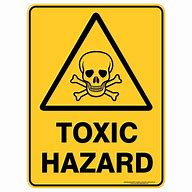
#> input picture images/image 1.jpg, 192 x 192 px
$ python create_dataset.py
#> lines starting #> are read from the running program, lines starting #| are printed output that depends on the picture
from PIL import Image, ImageDraw
import numpy as np
import cv2


def add_padding(image, up=0, down=0, left=0, right=0):
    """
    Add transparent padding to the input image.

    Args:
    image (PIL.Image.Image): Input image.
    up (int): Padding pixels to add to the top (upper). Default is 0.
    down (int): Padding pixels to add to the bottom (lower). Default is 0.
    left (int): Padding pixels to add to the left. Default is 0.
    right (int): Padding pixels to add to the right. Default is 0.

    Returns:
    PIL.Image.Image: Image with added transparent padding.
    """
    # Get input image dimensions
    width, height = image.size

    # Calculate new dimensions with padding
    new_width = width + left + right
    new_height = height + up + down

    # Create a new blank image with the new dimensions and fill it with transparent pixels
    padded_image = Image.new('RGBA', (new_width, new_height), color=(0, 0, 0, 0))

    # Paste the original image onto the padded image with the specified offsets
    padded_image.paste(image, (left, up))

    return padded_image


# [115 lines left out: functions shear_image, warp_perspective, not called in this run]


def draw_line(image, start_point, end_point, line_color=(0, 0, 255), thickness=2):
    """
    Draw a line on the image.

    Args:
    image (PIL.Image.Image): Input image.
    start_point (tuple): Tuple containing the coordinates of the start point (x, y).
    end_point (tuple): Tuple containing the coordinates of the end point (x, y).
    line_color (tuple): Tuple containing the RGB values of the line color. Default is red (255, 0, 0).
    thickness (int): Thickness of the line. Default is 1.

    Returns:
    PIL.Image.Image: Image with the drawn line.
    """
    # Create a draw object
    draw = ImageDraw.Draw(image)

    # Draw the line on the image
    draw.line([*start_point, *end_point], fill=line_color, width=thickness)

    return image


def shear_and_warp(image_path, shear_horizontal_angle, shear_vertical_angle, vertical_warp, horizontal_warp):
#> called with image_path = 'images/image 1.jpg', shear_horizontal_angle = 20, shear_vertical_angle = 20, vertical_warp = 1, horizontal_warp = 1
    image_arr = cv2.cvtColor(cv2.imread(image_path), cv2.COLOR_BGR2RGB)
    height, width = image_arr.shape[:2]
#> height = 192; width = 192

    # [9 lines of commented-out code are left out]
    mid_y = height // 2
#> mid_y = 96
    mid_x = width // 2
#> mid_x = 96
    dst_top_left = np.float32([0, 0])
    dst_top_right = np.float32([width, 0])
#> dst_top_right = [192, 0]
    dst_bottom_right = np.float32([width, height])
#> dst_bottom_right = [192, 192]
    dst_bottom_left = np.float32([0, height])
#> dst_bottom_left = [0, 192]

    if vertical_warp > 0:
        dst_top_right[1] = mid_y - mid_y * vertical_warp
        dst_bottom_right[1] = mid_y + mid_y * vertical_warp
    else:
        dst_top_left[1] = mid_y - abs(mid_y * vertical_warp)
        dst_bottom_left[1] = mid_y + abs(mid_y * vertical_warp)

    if horizontal_warp > 0:
        dst_top_right[0] = mid_x + mid_x * horizontal_warp
        dst_top_left[0] = mid_x - mid_x * horizontal_warp
    else:
        dst_bottom_right[0] = mid_x + mid_x * abs(horizontal_warp)
        dst_bottom_left[0] = mid_x - mid_x * abs(horizontal_warp)

    # Convert angles to radians
    shear_horizontal_radians = np.radians(shear_horizontal_angle)
    shear_vertical_radians = np.radians(shear_vertical_angle)

    up_pad, down_pad, left_pad, right_pad = 0, 0, 0, 0

    h_pad = abs(int(height * np.tan(shear_horizontal_radians)))
#> h_pad = 69
    v_pad = abs(int(width * np.tan(shear_vertical_radians)))
#> v_pad = 69

    if shear_vertical_angle > 0:
        up_pad = v_pad
#> up_pad = 69
        dst_top_left[1] += v_pad
        dst_bottom_left[1] += v_pad
    else:
        down_pad = v_pad
        dst_top_right[1] += v_pad
        dst_bottom_right[1] += v_pad

    if shear_horizontal_angle > 0:
        left_pad = h_pad
#> left_pad = 69
        dst_top_right[0] += h_pad
        dst_top_left[0] += h_pad
    else:
        right_pad = h_pad
        dst_bottom_right[0] += h_pad
        dst_bottom_left[0] += h_pad

    image_pil = add_padding(Image.fromarray(image_arr), up=up_pad, down=down_pad, left=left_pad, right=right_pad)
#> in add_padding, `padded_image = Image.new('RGBA', (new_width, new_height), color=(0, 0,..`: padded_image: PIL image 261x261 RGBA; every value is 0
#> in add_padding, `padded_image.paste(image, (left, up))`:
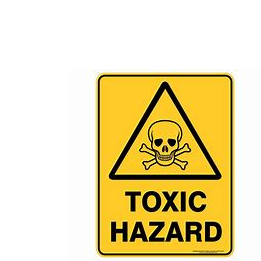
#> padded_image: PIL image 261x261 RGBA; mean R, G, B, A 116.4, 103.1, 57.6, 138; transparent parts drawn white

    # Define source points (corners of the input image)
    src_top_left = [left_pad, up_pad]
#> src_top_left = [69, 69]
    src_top_right = [width + left_pad, up_pad]
    src_bottom_right = [width + left_pad, height + up_pad]
    src_bottom_left = [left_pad, height + up_pad]

    src_pts = np.float32([src_top_left, src_top_right, src_bottom_right, src_bottom_left])

    new_width, new_height = width + h_pad, height + v_pad

    # Define destination points (adjusted for desired warping)
    points = [dst_top_left, dst_top_right, dst_bottom_right, dst_bottom_left]

    # Calculate perspective transform matrix
    transform_matrix = cv2.getPerspectiveTransform(src_pts, np.array([np.float32([x, y]) for x, y in points]))

    # Warp the image
    warped_image_arr = cv2.warpPerspective(np.array(image_pil), transform_matrix, (new_width, new_height))
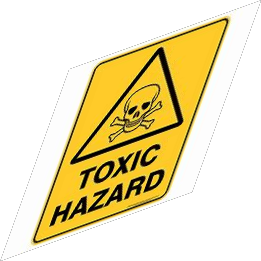
#> warped_image_arr: shape (261, 261, 4); mean R, G, B, A 101.4, 89.8, 50.2, 120.2; transparent parts drawn white

    warped_image_pil = Image.fromarray(warped_image_arr)

    for i, start_point in enumerate(points):
        if i == len(points) - 1:
            end_point = points[0]
        else:
            end_point = points[i + 1]
        # print(start_point, end_point)
        warped_image_pil = draw_line(warped_image_pil, start_point, end_point)
    return warped_image_pil


# Example usage:
input_image_path = 'images/image 1.jpg'

my_image = shear_and_warp(input_image_path, 20, 20, 1, 1)

# Display the original and sheared images
my_image.show()

$ run again, with images/image 2.jpg copied over images/image 1.jpg
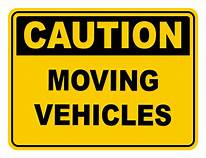
#> input picture images/image 2.jpg, 206 x 158 px
#> in add_padding, `padded_image.paste(image, (left, up))`:
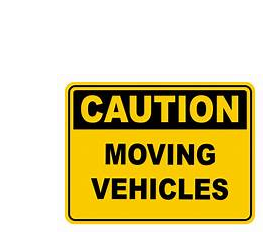
#> padded_image: PIL image 263x232 RGBA; mean R, G, B, A 98.7, 85.4, 29.5, 136; transparent parts drawn white
#> in shear_and_warp, `warped_image_arr = cv2.warpPerspective(np.array(image_pil), transform_..`:
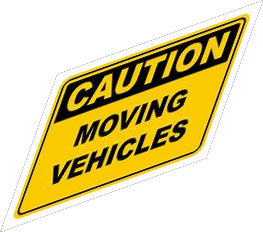
#> warped_image_arr: shape (232, 263, 4); mean R, G, B, A 85.9, 74.3, 25.7, 118.4; transparent parts drawn white

$ run again, with images/bulaya.webp saved as images/image 1.jpg
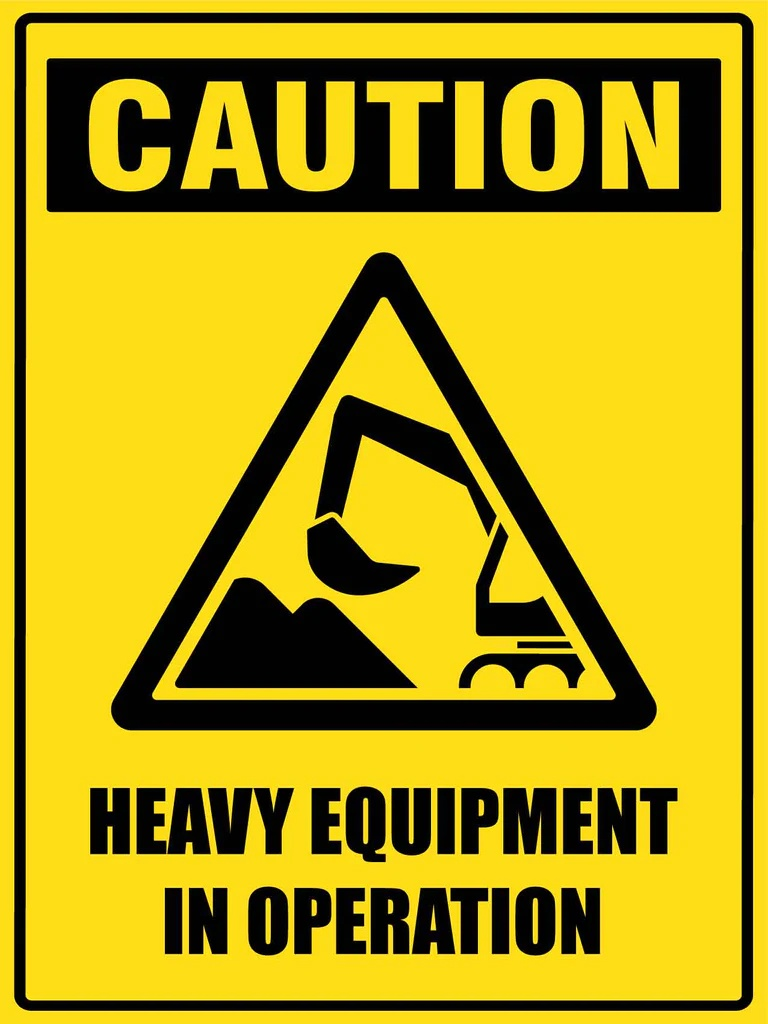
#> input picture images/bulaya.webp, 768 x 1024 px
#> in add_padding, `padded_image.paste(image, (left, up))`:
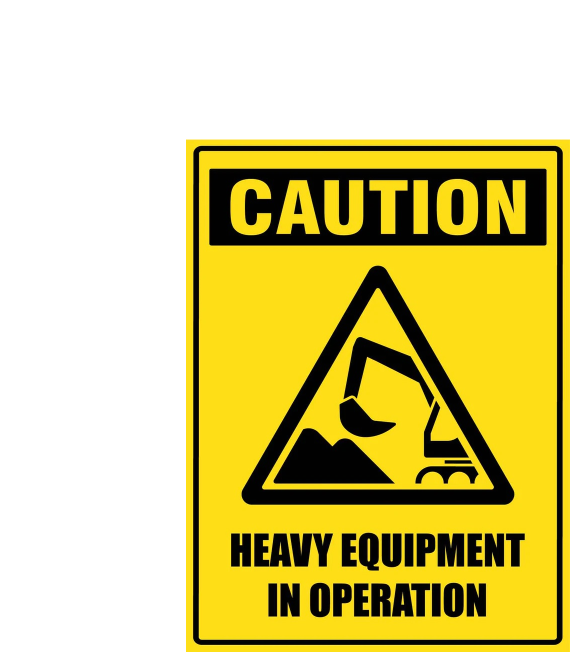
#> padded_image: PIL image 1140x1303 RGBA (shown at 1/2 size); mean R, G, B, A 95, 83.3, 10.2, 135; transparent parts drawn white
#> in shear_and_warp, `warped_image_arr = cv2.warpPerspective(np.array(image_pil), transform_..`:
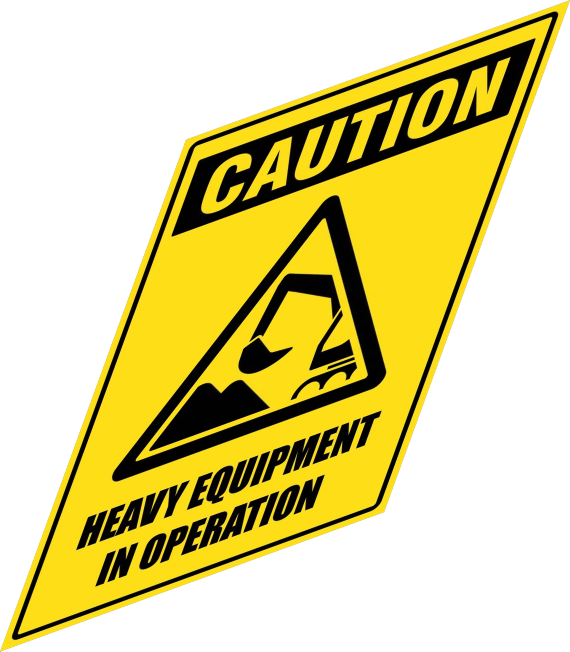
#> warped_image_arr: shape (1303, 1140, 4) (shown at 1/2 size); mean R, G, B, A 82.5, 72.3, 8.8, 117.2; transparent parts drawn white
